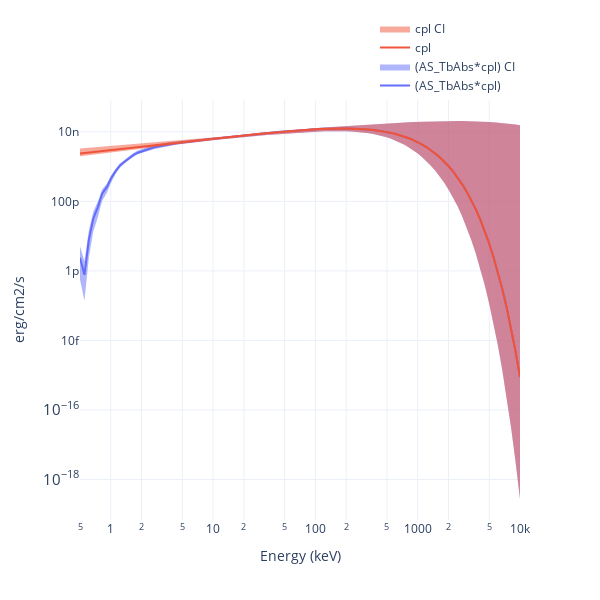

Source (notebook cell):
### Code cell
earr = np.logspace(np.log10(0.5), 4, 100)

modelplot = Plot.model(ploter='plotly', style='vFv', post=True)
modelplot.add_model(model, E=earr)
modelplot.add_model(cpl_ins, E=earr)
fig = modelplot.get_fig()
fig.save(f'{savepath}/model')
